Frame 1 (no input): blank canvas, image omitted
Frame 60 (no input): blank canvas, image omitted
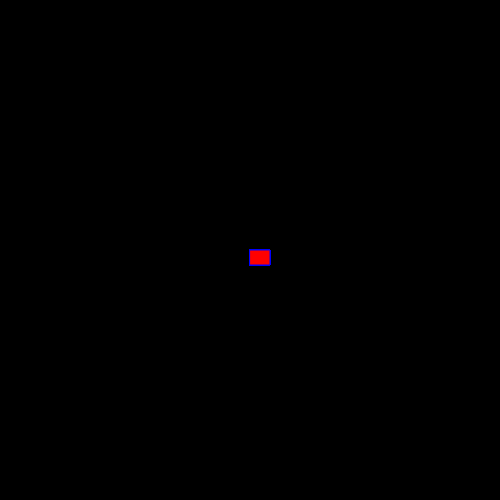
Frame 120 (the mouse pressed at the canvas centre since frame 60)

The p5.js sketch whose frames 1 and 60 were blank and that drew this single picture after the mouse press (run headless with seeded random() and noise() and a simulated clock; from frame 60 on, the mouse is pressed at the canvas centre):

// p5.js sketch
// ── sketch.js
function setup() {
    createCanvas(500, 500);
    background("black")
  }
  
  function draw() {
    
    stroke("blue")
    
    //console.log(mouseIsPressed);
    if (mouseIsPressed) {
    fill("red")
    rect(mouseX, mouseY, 20, 15 );
        }
            
  }
